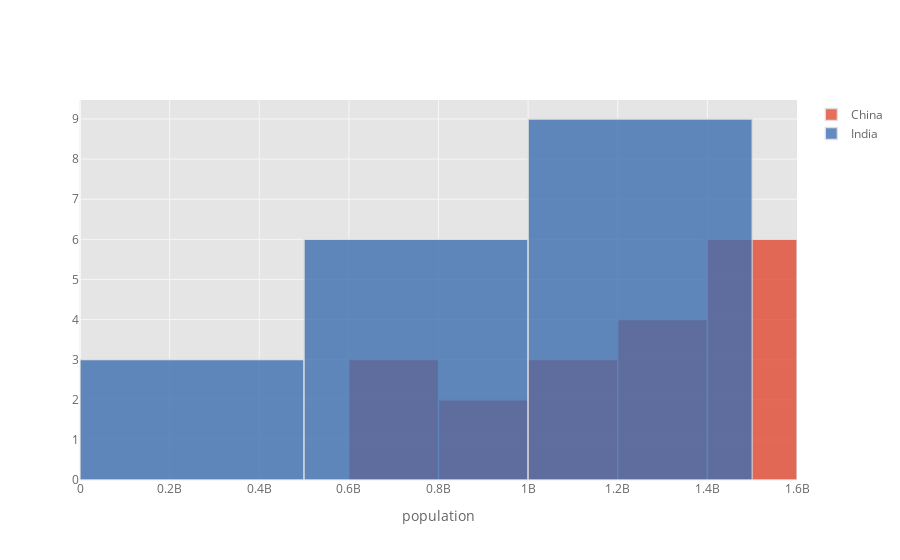

Write notebook code for a chart like this one.
### Code cell
df_pivot[['China','India']].iplot(kind='hist',xTitle='population')

### Figure 1 — Plotly figure (JSON) as saved in the notebook; plotly's stock layout.template omitted (floating-point values rounded to 4 significant figures)
{"data": [{"histfunc": "count", "histnorm": "", "marker": {"color": "rgba(226, 74, 51, 1.0)", "line": {"color": "#D9D9D9", "width": 1.3}}, "name": "China", "opacity": 0.8, "orientation": "v", "type": "histogram", "x": [612241554, 660408056, 724218968, 827601394, 926240885, 1000089235, 1075589361, 1176883674, 1240920535, 1290550765, 1330776380, 1368810615, 1406847870, 1414049351, 1421021791, 1427647786, 1433783686, 1439323776]}, {"histfunc": "count", "histnorm": "", "marker": {"color": "rgba(62, 111, 176, 1.0)", "line": {"color": "#D9D9D9", "width": 1.3}}, "name": "India", "opacity": 0.8, "orientation": "v", "type": "histogram", "x": [409880595, 450547679, 499123324, 555189792, 623102897, 698952844, 784360008, 873277798, 963922588, 1056575549, 1147609927, 1234281170, 1310152403, 1324517249, 1338676785, 1352642280, 1366417754, 1380004385]}], "layout": {"barmode": "overlay", "legend": {"bgcolor": "#FFFFFF", "font": {"color": "#666666"}}, "paper_bgcolor": "#FFFFFF", "plot_bgcolor": "#E5E5E5", "title": {"font": {"color": "#151516"}}, "xaxis": {"gridcolor": "#F6F6F6", "showgrid": true, "tickfont": {"color": "#666666"}, "title": {"font": {"color": "#666666"}, "text": "population"}, "zerolinecolor": "#F6F6F6"}, "yaxis": {"gridcolor": "#F6F6F6", "showgrid": true, "tickfont": {"color": "#666666"}, "title": {"font": {"color": "#666666"}, "text": ""}, "zerolinecolor": "#F6F6F6"}}}
